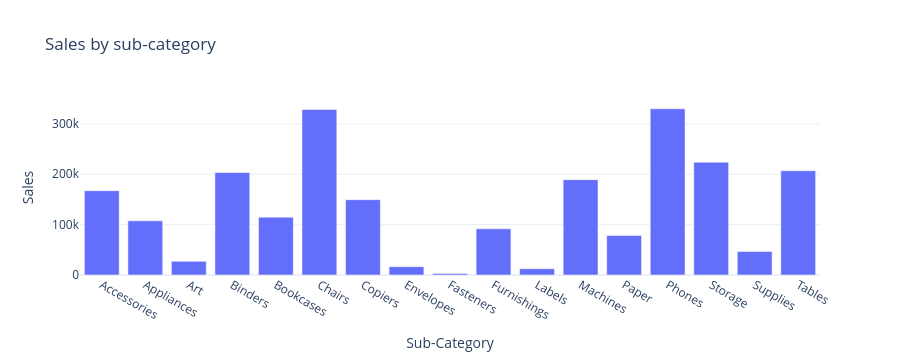

The code cell stored with this chart in its notebook:
### Code cell
fig = px.bar(sales_by_subcategory, x= 'Sub-Category',y = 'Sales',title = 'Sales by sub-category')
fig.show()

### Figure 1 — Plotly figure (JSON) as saved in the notebook; plotly's stock layout.template omitted (floating-point values rounded to 4 significant figures)
{"data": [{"hovertemplate": "Sub-Category=%{x}<br>Sales=%{y}<extra></extra>", "legendgroup": "", "marker": {"color": "#636efa", "pattern": {"shape": ""}}, "name": "", "orientation": "v", "showlegend": false, "textposition": "auto", "type": "bar", "x": ["Accessories", "Appliances", "Art", "Binders", "Bookcases", "Chairs", "Copiers", "Envelopes", "Fasteners", "Furnishings", "Labels", "Machines", "Paper", "Phones", "Storage", "Supplies", "Tables"], "xaxis": "x", "y": [167400.0, 107500.0, 27120.0, 203400.0, 114900.0, 328400.0, 149500.0, 16480.0, 3024.0, 91710.0, 12490.0, 189200.0, 78480.0, 330000.0, 223800.0, 46670.0, 207000.0], "yaxis": "y"}], "layout": {"autosize": true, "barmode": "relative", "height": 360, "legend": {"tracegroupgap": 0}, "title": {"text": "Sales by sub-category"}, "xaxis": {"anchor": "y", "autorange": true, "domain": [0, 1], "range": [-0.5, 16.5], "title": {"text": "Sub-Category"}, "type": "category"}, "yaxis": {"anchor": "x", "autorange": true, "domain": [0, 1], "range": [0, 347400.0], "title": {"text": "Sales"}, "type": "linear"}}}
